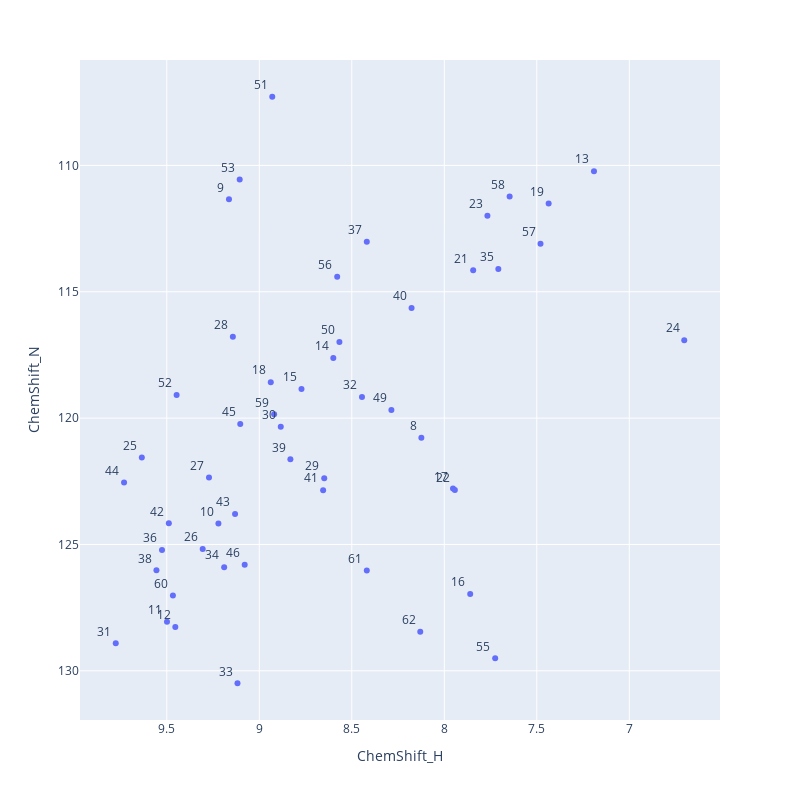

Notebook code cell kept with this figure:
### Code cell
#@title Visualisation
#@markdown Select chemical shifts for X and Y axes:

dimX = "H" #@param ["H", "N", "C", "CA", "CB", "HA"] {type:"string"}
dimY = "N" #@param ["H", "N", "C", "CA", "CB", "HA"] {type:"string"}

x = df1["ChemShift"].loc[:, :, dimX]
y = df1["ChemShift"].loc[:, :, dimY]

df_2D = pd.merge(x, y, on="Seq_ID", suffixes = (f"_{dimX}", f"_{dimY}"))
fig = df_2D.plot(x=f"ChemShift_{dimX}", y=f"ChemShift_{dimY}", kind="scatter", 
                 backend="plotly", text=df_2D.index,
          )

fig.update_xaxes(
    autorange="reversed")
fig.update_yaxes(
    autorange="reversed")
fig.update_traces(textposition="top left")
fig.update_layout(
    autosize=False,
    width=800,
    height=800,)

### Figure 1 — Plotly figure (JSON) as saved in the notebook; plotly's stock layout.template omitted (floating-point values rounded to 4 significant figures)
{"data": [{"hovertemplate": "ChemShift_H=%{x}<br>ChemShift_N=%{y}<br>Seq_ID=%{text}<extra></extra>", "legendgroup": "", "marker": {"color": "#636efa", "symbol": "circle"}, "mode": "markers+text", "name": "", "orientation": "v", "showlegend": false, "text": [8, 9, 10, 11, 12, 13, 14, 15, 16, 17, 18, 19, 21, 22, 23, 24, 25, 26, 27, 28, 29, 30, 31, 32, 33, 34, 35, 36, 37, 38, 39, 40, 41, 42, 43, 44, 45, 46, 49, 50, 51, 52, 53, 55, 56, 57, 58, 59, 60, 61, 62], "textposition": "top left", "type": "scatter", "x": [8.124, 9.164, 9.221, 9.499, 9.454, 7.191, 8.6, 8.772, 7.86, 7.953, 8.938, 7.436, 7.844, 7.943, 7.767, 6.703, 9.635, 9.306, 9.272, 9.143, 8.649, 8.884, 9.776, 8.445, 9.118, 9.19, 7.708, 9.526, 8.419, 9.556, 8.832, 8.177, 8.655, 9.489, 9.131, 9.731, 9.103, 9.079, 8.286, 8.567, 8.93, 9.447, 9.106, 7.725, 8.579, 7.48, 7.647, 8.92, 9.467, 8.419, 8.13], "xaxis": "x", "y": [120.8, 111.3, 124.2, 128.1, 128.3, 110.2, 117.6, 118.8, 127.0, 122.8, 118.6, 111.5, 114.2, 122.8, 112.0, 116.9, 121.6, 125.2, 122.4, 116.8, 122.4, 120.3, 128.9, 119.2, 130.5, 125.9, 114.1, 125.2, 113.0, 126.0, 121.6, 115.6, 122.9, 124.2, 123.8, 122.5, 120.2, 125.8, 119.7, 117.0, 107.3, 119.1, 110.6, 129.5, 114.4, 113.1, 111.2, 119.8, 127.0, 126.0, 128.5], "yaxis": "y"}], "layout": {"autosize": false, "height": 800, "legend": {"tracegroupgap": 0}, "margin": {"t": 60}, "width": 800, "xaxis": {"anchor": "y", "autorange": "reversed", "domain": [0, 1], "title": {"text": "ChemShift_H"}}, "yaxis": {"anchor": "x", "autorange": "reversed", "domain": [0, 1], "title": {"text": "ChemShift_N"}}}}
